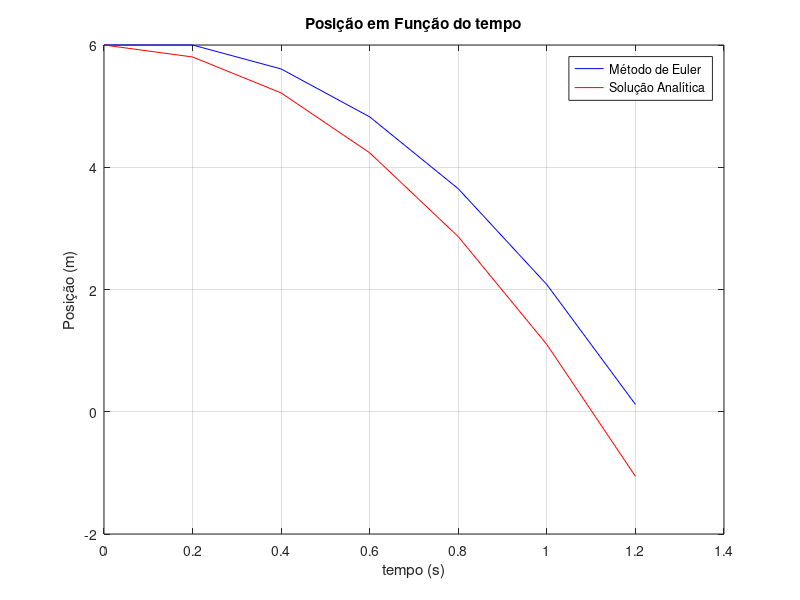

Write MATLAB code to recreate this figure.
%%  Ex1.h

clear,clc,close all

%%  CONSTANTES

m=0.150;        %150g => unidades SI: 0.150 kg
g=9.8;      %aceleraçao gravitica
v0=0;       %velocidade inicial
alt=3*2;        %altura de um andar*nºde andares que é largada a pedra
t0=0;       %tempo inicial
tf=2;       %tempo final
h=0.2;      %passo temporal

t=t0:h:tf;  %vetor tempo

%%  MÉTODO DE EULER

v=[];
z=[];
v(1)=v0;
z(1)=alt;

for i=1:length(t)-1
    v(i+1)=v(i)+(-g)*h;     %metodo de euler velocidade
    z(i+1)=z(i)+v(i)*h;

    if z(i+1)<0         %posição não pode ir para valores negativos
        break;
    end
end

%%  SOLUÇÃO ANALÍTICA

z0=alt;
zt=z0-1/2*g*t.^2;

%%  GRÁFICO

figure(1)
plot(t(1:length(z)-1),z(1:length(z)-1),'b',t(1:length(z)-1),zt(1:length(z)-1),'r') 
grid on
title('Posição em Função do tempo')
xlabel('tempo (s)')
ylabel('Posição (m)')
legend('Método de Euler','Solução Analítica')

%%  CONCLUSOES

%O comportamento não é identico ao calculado em e) uma vez que neste caso o
%método de Euler não é tão certo pois este usa valores anteriores para
%calcular o valor esperado seguinte, deste modo a solução analítica é mais
%real do que a solução pelo método de Euler
